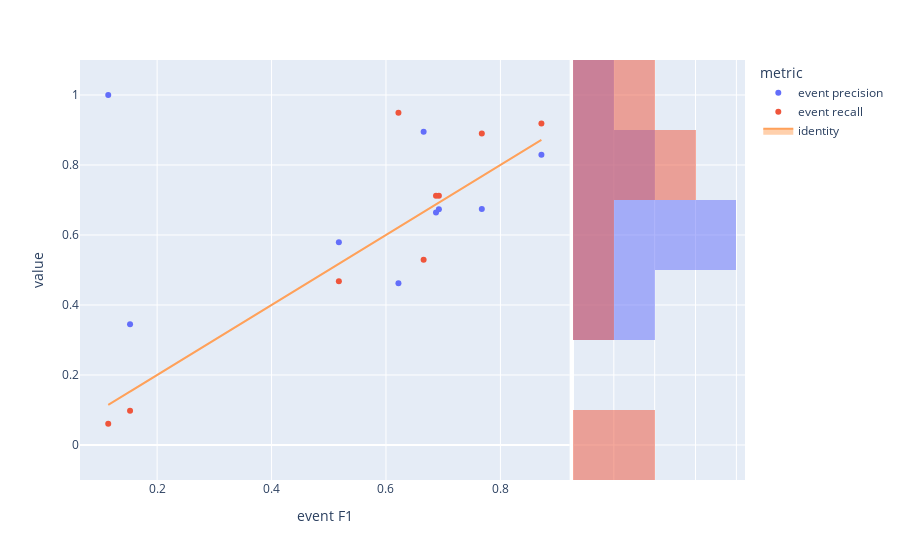

The notebook cell this image was saved under:
### Code cell
fig=px.scatter(visualTradeoff,x='event F1',y='value',color='metric', marginal_y="histogram")
fig.add_trace(
    go.Scatter(x=experimentModels['eventF1'], y=experimentModels['eventF1'], name="identity", mode='lines',fill="toself")
)
fig.show()

### Figure 1 — Plotly figure (JSON) as saved in the notebook; plotly's stock layout.template omitted (floating-point values rounded to 4 significant figures)
{"data": [{"hovertemplate": "metric=event precision<br>event F1=%{x}<br>value=%{y}<extra></extra>", "legendgroup": "event precision", "marker": {"color": "#636efa", "symbol": "circle"}, "mode": "markers", "name": "event precision", "orientation": "v", "showlegend": true, "type": "scatter", "x": [0.1145, 0.6658, 0.8717, 0.7675, 0.6218, 0.6925, 0.6874, 0.5176, 0.1527], "xaxis": "x", "y": [1, 0.8951, 0.8293, 0.6745, 0.4622, 0.6736, 0.6642, 0.5789, 0.3448], "yaxis": "y"}, {"alignmentgroup": "True", "bingroup": "y", "hovertemplate": "metric=event precision<br>value=%{y}<br>count=%{x}<extra></extra>", "legendgroup": "event precision", "marker": {"color": "#636efa"}, "name": "event precision", "offsetgroup": "event precision", "opacity": 0.5, "showlegend": false, "type": "histogram", "xaxis": "x2", "y": [1, 0.8951, 0.8293, 0.6745, 0.4622, 0.6736, 0.6642, 0.5789, 0.3448], "yaxis": "y2"}, {"hovertemplate": "metric=event recall<br>event F1=%{x}<br>value=%{y}<extra></extra>", "legendgroup": "event recall", "marker": {"color": "#EF553B", "symbol": "circle"}, "mode": "markers", "name": "event recall", "orientation": "v", "showlegend": true, "type": "scatter", "x": [0.1145, 0.6658, 0.8717, 0.7675, 0.6218, 0.6925, 0.6874, 0.5176, 0.1527], "xaxis": "x", "y": [0.06075, 0.5292, 0.9187, 0.8902, 0.9494, 0.7124, 0.7124, 0.4681, 0.09804], "yaxis": "y"}, {"alignmentgroup": "True", "bingroup": "y", "hovertemplate": "metric=event recall<br>value=%{y}<br>count=%{x}<extra></extra>", "legendgroup": "event recall", "marker": {"color": "#EF553B"}, "name": "event recall", "offsetgroup": "event recall", "opacity": 0.5, "showlegend": false, "type": "histogram", "xaxis": "x2", "y": [0.06075, 0.5292, 0.9187, 0.8902, 0.9494, 0.7124, 0.7124, 0.4681, 0.09804], "yaxis": "y2"}, {"fill": "toself", "mode": "lines", "name": "identity", "type": "scatter", "x": [0.1145, 0.6658, 0.8717, 0.7675, 0.6218, 0.6925, 0.6874, 0.5176, 0.1527], "y": [0.1145, 0.6658, 0.8717, 0.7675, 0.6218, 0.6925, 0.6874, 0.5176, 0.1527]}], "layout": {"barmode": "overlay", "legend": {"title": {"text": "metric"}, "tracegroupgap": 0}, "margin": {"t": 60}, "xaxis": {"anchor": "y", "domain": [0, 0.7363], "title": {"text": "event F1"}}, "xaxis2": {"anchor": "y2", "domain": [0.7413, 1], "matches": "x2", "showgrid": true, "showline": false, "showticklabels": false, "ticks": ""}, "yaxis": {"anchor": "x", "domain": [0, 1], "title": {"text": "value"}}, "yaxis2": {"anchor": "x2", "domain": [0, 1], "matches": "y", "showgrid": true, "showticklabels": false}}}
